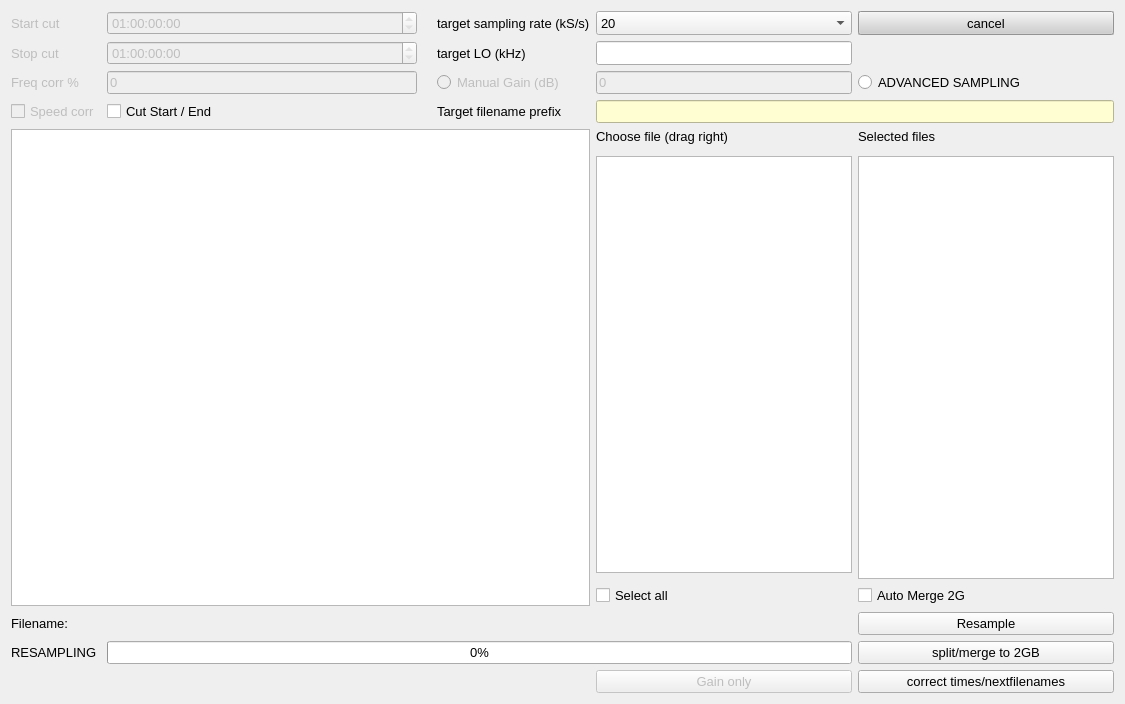
<?xml version="1.0" encoding="UTF-8"?>
<ui version="4.0">
 <class>resampler_widget</class>
 <widget class="QWidget" name="resampler_widget">
  <property name="geometry">
   <rect>
    <x>0</x>
    <y>0</y>
    <width>1125</width>
    <height>704</height>
   </rect>
  </property>
  <property name="font">
   <font>
    <pointsize>10</pointsize>
   </font>
  </property>
  <property name="windowTitle">
   <string>Form</string>
  </property>
  <layout class="QGridLayout" name="gridLayout">
   <item row="0" column="0">
    <layout class="QGridLayout" name="gridLayout_5">
     <property name="sizeConstraint">
      <enum>QLayout::SetDefaultConstraint</enum>
     </property>
     <item row="10" column="4">
      <widget class="QListWidget" name="listWidget_sourcelist_2">
       <property name="sizePolicy">
        <sizepolicy hsizetype="Minimum" vsizetype="Expanding">
         <horstretch>0</horstretch>
         <verstretch>0</verstretch>
        </sizepolicy>
       </property>
       <property name="font">
        <font>
         <pointsize>10</pointsize>
        </font>
       </property>
       <property name="toolTip">
        <string>drag files from here to the 'Selected files' list </string>
       </property>
       <property name="dragEnabled">
        <bool>false</bool>
       </property>
       <property name="dragDropOverwriteMode">
        <bool>false</bool>
       </property>
       <property name="dragDropMode">
        <enum>QAbstractItemView::DragDrop</enum>
       </property>
       <property name="defaultDropAction">
        <enum>Qt::MoveAction</enum>
       </property>
       <property name="selectionMode">
        <enum>QAbstractItemView::SingleSelection</enum>
       </property>
      </widget>
     </item>
     <item row="13" column="1" colspan="4">
      <widget class="QLabel" name="label_Filename_resample">
       <property name="font">
        <font>
         <pointsize>10</pointsize>
        </font>
       </property>
       <property name="text">
        <string/>
       </property>
      </widget>
     </item>
     <item row="14" column="1" colspan="4">
      <widget class="QProgressBar" name="progressBar_resample">
       <property name="sizePolicy">
        <sizepolicy hsizetype="Minimum" vsizetype="Fixed">
         <horstretch>0</horstretch>
         <verstretch>0</verstretch>
        </sizepolicy>
       </property>
       <property name="font">
        <font>
         <pointsize>10</pointsize>
        </font>
       </property>
       <property name="value">
        <number>0</number>
       </property>
      </widget>
     </item>
     <item row="4" column="1">
      <widget class="QLineEdit" name="lineEdit_resample_speedcorr">
       <property name="enabled">
        <bool>false</bool>
       </property>
       <property name="font">
        <font>
         <pointsize>10</pointsize>
        </font>
       </property>
       <property name="text">
        <string>0</string>
       </property>
      </widget>
     </item>
     <item row="14" column="0">
      <widget class="QLabel" name="label_36">
       <property name="sizePolicy">
        <sizepolicy hsizetype="Minimum" vsizetype="Preferred">
         <horstretch>0</horstretch>
         <verstretch>0</verstretch>
        </sizepolicy>
       </property>
       <property name="font">
        <font>
         <pointsize>10</pointsize>
        </font>
       </property>
       <property name="text">
        <string>RESAMPLING</string>
       </property>
      </widget>
     </item>
     <item row="8" column="5">
      <widget class="QLabel" name="label_38">
       <property name="sizePolicy">
        <sizepolicy hsizetype="Minimum" vsizetype="Minimum">
         <horstretch>0</horstretch>
         <verstretch>0</verstretch>
        </sizepolicy>
       </property>
       <property name="font">
        <font>
         <pointsize>10</pointsize>
        </font>
       </property>
       <property name="text">
        <string>Selected files</string>
       </property>
      </widget>
     </item>
     <item row="8" column="4">
      <widget class="QLabel" name="label_41">
       <property name="sizePolicy">
        <sizepolicy hsizetype="Minimum" vsizetype="Minimum">
         <horstretch>0</horstretch>
         <verstretch>0</verstretch>
        </sizepolicy>
       </property>
       <property name="font">
        <font>
         <pointsize>10</pointsize>
        </font>
       </property>
       <property name="text">
        <string>Choose file (drag right)</string>
       </property>
      </widget>
     </item>
     <item row="2" column="2">
      <widget class="QLabel" name="label_34">
       <property name="font">
        <font>
         <pointsize>10</pointsize>
        </font>
       </property>
       <property name="text">
        <string/>
       </property>
      </widget>
     </item>
     <item row="2" column="3">
      <widget class="QLabel" name="label_31">
       <property name="sizePolicy">
        <sizepolicy hsizetype="Minimum" vsizetype="Minimum">
         <horstretch>0</horstretch>
         <verstretch>0</verstretch>
        </sizepolicy>
       </property>
       <property name="font">
        <font>
         <pointsize>10</pointsize>
        </font>
       </property>
       <property name="toolTip">
        <string>select sampling rate of target files</string>
       </property>
       <property name="text">
        <string>target sampling rate (kS/s)</string>
       </property>
      </widget>
     </item>
     <item row="2" column="4">
      <widget class="QComboBox" name="comboBox_resample_targetSR">
       <property name="enabled">
        <bool>true</bool>
       </property>
       <property name="sizePolicy">
        <sizepolicy hsizetype="Minimum" vsizetype="Minimum">
         <horstretch>0</horstretch>
         <verstretch>0</verstretch>
        </sizepolicy>
       </property>
       <property name="font">
        <font>
         <pointsize>10</pointsize>
        </font>
       </property>
       <property name="editable">
        <bool>false</bool>
       </property>
       <item>
        <property name="text">
         <string>20</string>
        </property>
       </item>
       <item>
        <property name="text">
         <string>50</string>
        </property>
       </item>
       <item>
        <property name="text">
         <string>100</string>
        </property>
       </item>
       <item>
        <property name="text">
         <string>250</string>
        </property>
       </item>
       <item>
        <property name="text">
         <string>500</string>
        </property>
       </item>
       <item>
        <property name="text">
         <string>1250</string>
        </property>
       </item>
       <item>
        <property name="text">
         <string>2000</string>
        </property>
       </item>
       <item>
        <property name="text">
         <string>2500</string>
        </property>
       </item>
       <item>
        <property name="text">
         <string>5000</string>
        </property>
       </item>
       <item>
        <property name="text">
         <string>10000</string>
        </property>
       </item>
       <item>
        <property name="text">
         <string>20000</string>
        </property>
       </item>
       <item>
        <property name="text">
         <string>50000</string>
        </property>
       </item>
       <item>
        <property name="text">
         <string>100000</string>
        </property>
       </item>
      </widget>
     </item>
     <item row="4" column="4">
      <widget class="QLineEdit" name="lineEdit_resample_Gain">
       <property name="enabled">
        <bool>false</bool>
       </property>
       <property name="sizePolicy">
        <sizepolicy hsizetype="Minimum" vsizetype="Minimum">
         <horstretch>0</horstretch>
         <verstretch>0</verstretch>
        </sizepolicy>
       </property>
       <property name="font">
        <font>
         <pointsize>10</pointsize>
        </font>
       </property>
       <property name="text">
        <string>0</string>
       </property>
      </widget>
     </item>
     <item row="3" column="3">
      <widget class="QLabel" name="label_29">
       <property name="sizePolicy">
        <sizepolicy hsizetype="Minimum" vsizetype="Minimum">
         <horstretch>0</horstretch>
         <verstretch>0</verstretch>
        </sizepolicy>
       </property>
       <property name="font">
        <font>
         <pointsize>10</pointsize>
        </font>
       </property>
       <property name="toolTip">
        <string>baseline offset from automated baseline</string>
       </property>
       <property name="text">
        <string>target LO (kHz)</string>
       </property>
      </widget>
     </item>
     <item row="13" column="0">
      <widget class="QLabel" name="label_30">
       <property name="sizePolicy">
        <sizepolicy hsizetype="Minimum" vsizetype="Preferred">
         <horstretch>0</horstretch>
         <verstretch>0</verstretch>
        </sizepolicy>
       </property>
       <property name="font">
        <font>
         <pointsize>10</pointsize>
        </font>
       </property>
       <property name="text">
        <string>Filename:</string>
       </property>
      </widget>
     </item>
     <item row="8" column="0" rowspan="5" colspan="4">
      <widget class="QGraphicsView" name="graphicsView_resample">
       <property name="sizePolicy">
        <sizepolicy hsizetype="Minimum" vsizetype="Expanding">
         <horstretch>0</horstretch>
         <verstretch>0</verstretch>
        </sizepolicy>
       </property>
       <property name="font">
        <font>
         <pointsize>10</pointsize>
        </font>
       </property>
       <property name="contextMenuPolicy">
        <enum>Qt::NoContextMenu</enum>
       </property>
       <property name="toolTip">
        <string>space for spectrum plot</string>
       </property>
      </widget>
     </item>
     <item row="3" column="1">
      <widget class="QTimeEdit" name="timeEdit_resample_stopcut">
       <property name="enabled">
        <bool>false</bool>
       </property>
       <property name="font">
        <font>
         <pointsize>10</pointsize>
        </font>
       </property>
       <property name="displayFormat">
        <string>dd:HH:mm:ss</string>
       </property>
      </widget>
     </item>
     <item row="3" column="4">
      <widget class="QLineEdit" name="lineEdit_resample_targetLO">
       <property name="enabled">
        <bool>true</bool>
       </property>
       <property name="sizePolicy">
        <sizepolicy hsizetype="Minimum" vsizetype="Minimum">
         <horstretch>0</horstretch>
         <verstretch>0</verstretch>
        </sizepolicy>
       </property>
       <property name="font">
        <font>
         <pointsize>10</pointsize>
        </font>
       </property>
       <property name="toolTip">
        <string>LO frequency of the resampeled file in kHz</string>
       </property>
       <property name="text">
        <string/>
       </property>
      </widget>
     </item>
     <item row="2" column="0">
      <widget class="QLabel" name="label_33">
       <property name="enabled">
        <bool>false</bool>
       </property>
       <property name="sizePolicy">
        <sizepolicy hsizetype="Minimum" vsizetype="Minimum">
         <horstretch>0</horstretch>
         <verstretch>0</verstretch>
        </sizepolicy>
       </property>
       <property name="font">
        <font>
         <pointsize>10</pointsize>
        </font>
       </property>
       <property name="toolTip">
        <string>trim file contents before that time in the first file in the list</string>
       </property>
       <property name="text">
        <string>Start cut</string>
       </property>
      </widget>
     </item>
     <item row="2" column="1">
      <widget class="QTimeEdit" name="timeEdit_resample_startcut">
       <property name="enabled">
        <bool>false</bool>
       </property>
       <property name="font">
        <font>
         <pointsize>10</pointsize>
        </font>
       </property>
       <property name="displayFormat">
        <string>dd:HH:mm:ss</string>
       </property>
      </widget>
     </item>
     <item row="4" column="0">
      <widget class="QLabel" name="label_28">
       <property name="enabled">
        <bool>false</bool>
       </property>
       <property name="sizePolicy">
        <sizepolicy hsizetype="Minimum" vsizetype="Minimum">
         <horstretch>0</horstretch>
         <verstretch>0</verstretch>
        </sizepolicy>
       </property>
       <property name="font">
        <font>
         <pointsize>10</pointsize>
        </font>
       </property>
       <property name="text">
        <string>Freq corr %</string>
       </property>
      </widget>
     </item>
     <item row="3" column="0">
      <widget class="QLabel" name="label_37">
       <property name="enabled">
        <bool>false</bool>
       </property>
       <property name="font">
        <font>
         <pointsize>10</pointsize>
        </font>
       </property>
       <property name="toolTip">
        <string>cut off last file in the list at this time</string>
       </property>
       <property name="text">
        <string>Stop cut</string>
       </property>
      </widget>
     </item>
     <item row="4" column="5">
      <widget class="QRadioButton" name="radioButton_advanced_sampling">
       <property name="sizePolicy">
        <sizepolicy hsizetype="Minimum" vsizetype="Minimum">
         <horstretch>0</horstretch>
         <verstretch>0</verstretch>
        </sizepolicy>
       </property>
       <property name="font">
        <font>
         <pointsize>10</pointsize>
        </font>
       </property>
       <property name="toolTip">
        <string>Allow for resampling of whole file lists</string>
       </property>
       <property name="text">
        <string>ADVANCED SAMPLING</string>
       </property>
       <property name="autoExclusive">
        <bool>false</bool>
       </property>
      </widget>
     </item>
     <item row="4" column="3">
      <widget class="QRadioButton" name="radioButton_resgain">
       <property name="enabled">
        <bool>false</bool>
       </property>
       <property name="sizePolicy">
        <sizepolicy hsizetype="Minimum" vsizetype="Minimum">
         <horstretch>0</horstretch>
         <verstretch>0</verstretch>
        </sizepolicy>
       </property>
       <property name="font">
        <font>
         <pointsize>10</pointsize>
        </font>
       </property>
       <property name="toolTip">
        <string>Gain factor by which the signal will be multiplied in dB. Please check afterwards in 'View spectra' if signal amplitude is below 1</string>
       </property>
       <property name="text">
        <string>Manual Gain (dB)</string>
       </property>
       <property name="autoExclusive">
        <bool>false</bool>
       </property>
      </widget>
     </item>
     <item row="2" column="5">
      <widget class="QPushButton" name="pushButton_resample_cancel">
       <property name="sizePolicy">
        <sizepolicy hsizetype="Minimum" vsizetype="Minimum">
         <horstretch>0</horstretch>
         <verstretch>0</verstretch>
        </sizepolicy>
       </property>
       <property name="palette">
        <palette>
         <active>
          <colorrole role="Button">
           <brush brushstyle="SolidPattern">
            <color alpha="255">
             <red>255</red>
             <green>170</green>
             <blue>0</blue>
            </color>
           </brush>
          </colorrole>
          <colorrole role="Light">
           <brush brushstyle="SolidPattern">
            <color alpha="255">
             <red>255</red>
             <green>170</green>
             <blue>0</blue>
            </color>
           </brush>
          </colorrole>
          <colorrole role="Midlight">
           <brush brushstyle="SolidPattern">
            <color alpha="255">
             <red>255</red>
             <green>170</green>
             <blue>0</blue>
            </color>
           </brush>
          </colorrole>
          <colorrole role="Dark">
           <brush brushstyle="SolidPattern">
            <color alpha="255">
             <red>255</red>
             <green>170</green>
             <blue>0</blue>
            </color>
           </brush>
          </colorrole>
          <colorrole role="Text">
           <brush brushstyle="SolidPattern">
            <color alpha="255">
             <red>255</red>
             <green>0</green>
             <blue>0</blue>
            </color>
           </brush>
          </colorrole>
          <colorrole role="Base">
           <brush brushstyle="SolidPattern">
            <color alpha="255">
             <red>255</red>
             <green>255</green>
             <blue>255</blue>
            </color>
           </brush>
          </colorrole>
          <colorrole role="Window">
           <brush brushstyle="SolidPattern">
            <color alpha="255">
             <red>255</red>
             <green>170</green>
             <blue>0</blue>
            </color>
           </brush>
          </colorrole>
          <colorrole role="Shadow">
           <brush brushstyle="SolidPattern">
            <color alpha="255">
             <red>255</red>
             <green>170</green>
             <blue>0</blue>
            </color>
           </brush>
          </colorrole>
          <colorrole role="Highlight">
           <brush brushstyle="SolidPattern">
            <color alpha="255">
             <red>255</red>
             <green>170</green>
             <blue>0</blue>
            </color>
           </brush>
          </colorrole>
         </active>
         <inactive>
          <colorrole role="Button">
           <brush brushstyle="SolidPattern">
            <color alpha="255">
             <red>206</red>
             <green>206</green>
             <blue>206</blue>
            </color>
           </brush>
          </colorrole>
          <colorrole role="Light">
           <brush brushstyle="SolidPattern">
            <color alpha="255">
             <red>206</red>
             <green>206</green>
             <blue>206</blue>
            </color>
           </brush>
          </colorrole>
          <colorrole role="Midlight">
           <brush brushstyle="SolidPattern">
            <color alpha="255">
             <red>206</red>
             <green>206</green>
             <blue>206</blue>
            </color>
           </brush>
          </colorrole>
          <colorrole role="Dark">
           <brush brushstyle="SolidPattern">
            <color alpha="255">
             <red>160</red>
             <green>160</green>
             <blue>160</blue>
            </color>
           </brush>
          </colorrole>
          <colorrole role="Text">
           <brush brushstyle="SolidPattern">
            <color alpha="255">
             <red>0</red>
             <green>0</green>
             <blue>0</blue>
            </color>
           </brush>
          </colorrole>
          <colorrole role="Base">
           <brush brushstyle="SolidPattern">
            <color alpha="255">
             <red>255</red>
             <green>255</green>
             <blue>255</blue>
            </color>
           </brush>
          </colorrole>
          <colorrole role="Window">
           <brush brushstyle="SolidPattern">
            <color alpha="255">
             <red>206</red>
             <green>206</green>
             <blue>206</blue>
            </color>
           </brush>
          </colorrole>
          <colorrole role="Shadow">
           <brush brushstyle="SolidPattern">
            <color alpha="255">
             <red>206</red>
             <green>206</green>
             <blue>206</blue>
            </color>
           </brush>
          </colorrole>
          <colorrole role="Highlight">
           <brush brushstyle="SolidPattern">
            <color alpha="255">
             <red>206</red>
             <green>206</green>
             <blue>206</blue>
            </color>
           </brush>
          </colorrole>
         </inactive>
         <disabled>
          <colorrole role="Button">
           <brush brushstyle="SolidPattern">
            <color alpha="255">
             <red>206</red>
             <green>206</green>
             <blue>206</blue>
            </color>
           </brush>
          </colorrole>
          <colorrole role="Light">
           <brush brushstyle="SolidPattern">
            <color alpha="255">
             <red>206</red>
             <green>206</green>
             <blue>206</blue>
            </color>
           </brush>
          </colorrole>
          <colorrole role="Midlight">
           <brush brushstyle="SolidPattern">
            <color alpha="255">
             <red>206</red>
             <green>206</green>
             <blue>206</blue>
            </color>
           </brush>
          </colorrole>
          <colorrole role="Dark">
           <brush brushstyle="SolidPattern">
            <color alpha="255">
             <red>160</red>
             <green>160</green>
             <blue>160</blue>
            </color>
           </brush>
          </colorrole>
          <colorrole role="Text">
           <brush brushstyle="SolidPattern">
            <color alpha="255">
             <red>120</red>
             <green>120</green>
             <blue>120</blue>
            </color>
           </brush>
          </colorrole>
          <colorrole role="Base">
           <brush brushstyle="SolidPattern">
            <color alpha="255">
             <red>206</red>
             <green>206</green>
             <blue>206</blue>
            </color>
           </brush>
          </colorrole>
          <colorrole role="Window">
           <brush brushstyle="SolidPattern">
            <color alpha="255">
             <red>206</red>
             <green>206</green>
             <blue>206</blue>
            </color>
           </brush>
          </colorrole>
          <colorrole role="Shadow">
           <brush brushstyle="SolidPattern">
            <color alpha="255">
             <red>206</red>
             <green>206</green>
             <blue>206</blue>
            </color>
           </brush>
          </colorrole>
          <colorrole role="Highlight">
           <brush brushstyle="SolidPattern">
            <color alpha="255">
             <red>0</red>
             <green>120</green>
             <blue>215</blue>
            </color>
           </brush>
          </colorrole>
         </disabled>
        </palette>
       </property>
       <property name="font">
        <font>
         <pointsize>10</pointsize>
         <kerning>true</kerning>
        </font>
       </property>
       <property name="toolTip">
        <string>Cancel current operation</string>
       </property>
       <property name="autoFillBackground">
        <bool>true</bool>
       </property>
       <property name="text">
        <string>cancel</string>
       </property>
      </widget>
     </item>
     <item row="5" column="4" colspan="2">
      <widget class="QLineEdit" name="lineEdit_resample_targetnameprefix">
       <property name="enabled">
        <bool>true</bool>
       </property>
       <property name="sizePolicy">
        <sizepolicy hsizetype="Minimum" vsizetype="Minimum">
         <horstretch>0</horstretch>
         <verstretch>0</verstretch>
        </sizepolicy>
       </property>
       <property name="palette">
        <palette>
         <active>
          <colorrole role="Button">
           <brush brushstyle="SolidPattern">
            <color alpha="255">
             <red>255</red>
             <green>254</green>
             <blue>210</blue>
            </color>
           </brush>
          </colorrole>
          <colorrole role="Light">
           <brush brushstyle="SolidPattern">
            <color alpha="255">
             <red>255</red>
             <green>254</green>
             <blue>210</blue>
            </color>
           </brush>
          </colorrole>
          <colorrole role="Midlight">
           <brush brushstyle="SolidPattern">
            <color alpha="255">
             <red>255</red>
             <green>254</green>
             <blue>210</blue>
            </color>
           </brush>
          </colorrole>
          <colorrole role="Base">
           <brush brushstyle="SolidPattern">
            <color alpha="255">
             <red>255</red>
             <green>254</green>
             <blue>210</blue>
            </color>
           </brush>
          </colorrole>
          <colorrole role="Window">
           <brush brushstyle="SolidPattern">
            <color alpha="255">
             <red>255</red>
             <green>254</green>
             <blue>210</blue>
            </color>
           </brush>
          </colorrole>
          <colorrole role="NoRole">
           <brush brushstyle="SolidPattern">
            <color alpha="255">
             <red>255</red>
             <green>254</green>
             <blue>210</blue>
            </color>
           </brush>
          </colorrole>
         </active>
         <inactive>
          <colorrole role="Button">
           <brush brushstyle="SolidPattern">
            <color alpha="255">
             <red>255</red>
             <green>254</green>
             <blue>210</blue>
            </color>
           </brush>
          </colorrole>
          <colorrole role="Light">
           <brush brushstyle="SolidPattern">
            <color alpha="255">
             <red>255</red>
             <green>254</green>
             <blue>210</blue>
            </color>
           </brush>
          </colorrole>
          <colorrole role="Midlight">
           <brush brushstyle="SolidPattern">
            <color alpha="255">
             <red>255</red>
             <green>254</green>
             <blue>210</blue>
            </color>
           </brush>
          </colorrole>
          <colorrole role="Base">
           <brush brushstyle="SolidPattern">
            <color alpha="255">
             <red>255</red>
             <green>254</green>
             <blue>210</blue>
            </color>
           </brush>
          </colorrole>
          <colorrole role="Window">
           <brush brushstyle="SolidPattern">
            <color alpha="255">
             <red>255</red>
             <green>254</green>
             <blue>210</blue>
            </color>
           </brush>
          </colorrole>
          <colorrole role="NoRole">
           <brush brushstyle="SolidPattern">
            <color alpha="255">
             <red>255</red>
             <green>254</green>
             <blue>210</blue>
            </color>
           </brush>
          </colorrole>
         </inactive>
         <disabled>
          <colorrole role="Button">
           <brush brushstyle="SolidPattern">
            <color alpha="255">
             <red>255</red>
             <green>254</green>
             <blue>210</blue>
            </color>
           </brush>
          </colorrole>
          <colorrole role="Light">
           <brush brushstyle="SolidPattern">
            <color alpha="255">
             <red>255</red>
             <green>254</green>
             <blue>210</blue>
            </color>
           </brush>
          </colorrole>
          <colorrole role="Midlight">
           <brush brushstyle="SolidPattern">
            <color alpha="255">
             <red>255</red>
             <green>254</green>
             <blue>210</blue>
            </color>
           </brush>
          </colorrole>
          <colorrole role="Base">
           <brush brushstyle="SolidPattern">
            <color alpha="255">
             <red>255</red>
             <green>254</green>
             <blue>210</blue>
            </color>
           </brush>
          </colorrole>
          <colorrole role="Window">
           <brush brushstyle="SolidPattern">
            <color alpha="255">
             <red>255</red>
             <green>254</green>
             <blue>210</blue>
            </color>
           </brush>
          </colorrole>
          <colorrole role="NoRole">
           <brush brushstyle="SolidPattern">
            <color alpha="255">
             <red>255</red>
             <green>254</green>
             <blue>210</blue>
            </color>
           </brush>
          </colorrole>
         </disabled>
        </palette>
       </property>
       <property name="font">
        <font>
         <pointsize>10</pointsize>
        </font>
       </property>
       <property name="toolTip">
        <string>Base name of the fie; will be extended by number (optionally) and by the standard SDRUNO-postfix</string>
       </property>
       <property name="text">
        <string/>
       </property>
      </widget>
     </item>
     <item row="5" column="3">
      <widget class="QLabel" name="label_resample_targetfilename">
       <property name="sizePolicy">
        <sizepolicy hsizetype="Minimum" vsizetype="Minimum">
         <horstretch>0</horstretch>
         <verstretch>0</verstretch>
        </sizepolicy>
       </property>
       <property name="font">
        <font>
         <pointsize>10</pointsize>
        </font>
       </property>
       <property name="text">
        <string>Target filename prefix</string>
       </property>
      </widget>
     </item>
     <item row="12" column="5">
      <widget class="QCheckBox" name="checkBox_AutoMerge2G">
       <property name="font">
        <font>
         <pointsize>10</pointsize>
        </font>
       </property>
       <property name="toolTip">
        <string>merge to 2G tranches after resampling and delete intermediate files</string>
       </property>
       <property name="text">
        <string>Auto Merge 2G</string>
       </property>
      </widget>
     </item>
     <item row="14" column="5">
      <widget class="QPushButton" name="pushButton_resample_split2G">
       <property name="font">
        <font>
         <pointsize>10</pointsize>
        </font>
       </property>
       <property name="toolTip">
        <string>Split file in the list into 2GB parts</string>
       </property>
       <property name="text">
        <string>split/merge to 2GB</string>
       </property>
      </widget>
     </item>
     <item row="13" column="5">
      <widget class="QPushButton" name="pushButton_resample_resample">
       <property name="font">
        <font>
         <pointsize>10</pointsize>
        </font>
       </property>
       <property name="toolTip">
        <string>start resampling procedure</string>
       </property>
       <property name="text">
        <string>Resample</string>
       </property>
      </widget>
     </item>
     <item row="15" column="5">
      <widget class="QPushButton" name="pushButton_resample_correctwavheaders">
       <property name="text">
        <string>correct times/nextfilenames</string>
       </property>
      </widget>
     </item>
     <item row="12" column="4">
      <widget class="QCheckBox" name="checkBox_merge_selectall">
       <property name="font">
        <font>
         <pointsize>10</pointsize>
        </font>
       </property>
       <property name="toolTip">
        <string>select/unselect all list elements</string>
       </property>
       <property name="text">
        <string>Select all</string>
       </property>
      </widget>
     </item>
     <item row="10" column="5" rowspan="2">
      <widget class="QListWidget" name="listWidget_playlist_2">
       <property name="sizePolicy">
        <sizepolicy hsizetype="Minimum" vsizetype="Expanding">
         <horstretch>0</horstretch>
         <verstretch>0</verstretch>
        </sizepolicy>
       </property>
       <property name="font">
        <font>
         <pointsize>10</pointsize>
        </font>
       </property>
       <property name="dragEnabled">
        <bool>false</bool>
       </property>
       <property name="dragDropMode">
        <enum>QAbstractItemView::DragDrop</enum>
       </property>
       <property name="defaultDropAction">
        <enum>Qt::MoveAction</enum>
       </property>
       <property name="selectionMode">
        <enum>QAbstractItemView::SingleSelection</enum>
       </property>
      </widget>
     </item>
     <item row="15" column="4">
      <widget class="QPushButton" name="pushButton_resample_GainOnly">
       <property name="enabled">
        <bool>false</bool>
       </property>
       <property name="font">
        <font>
         <pointsize>10</pointsize>
        </font>
       </property>
       <property name="toolTip">
        <string>start resampling procedure and splt reulting files in 2GB tranches</string>
       </property>
       <property name="text">
        <string>Gain only</string>
       </property>
      </widget>
     </item>
     <item row="5" column="1">
      <widget class="QCheckBox" name="checkBox_Cut">
       <property name="text">
        <string>Cut Start / End</string>
       </property>
      </widget>
     </item>
     <item row="5" column="0">
      <widget class="QCheckBox" name="checkBox_resampler_speedcorr">
       <property name="enabled">
        <bool>false</bool>
       </property>
       <property name="text">
        <string>Speed corr</string>
       </property>
      </widget>
     </item>
    </layout>
   </item>
  </layout>
 </widget>
 <resources/>
 <connections/>
</ui>
